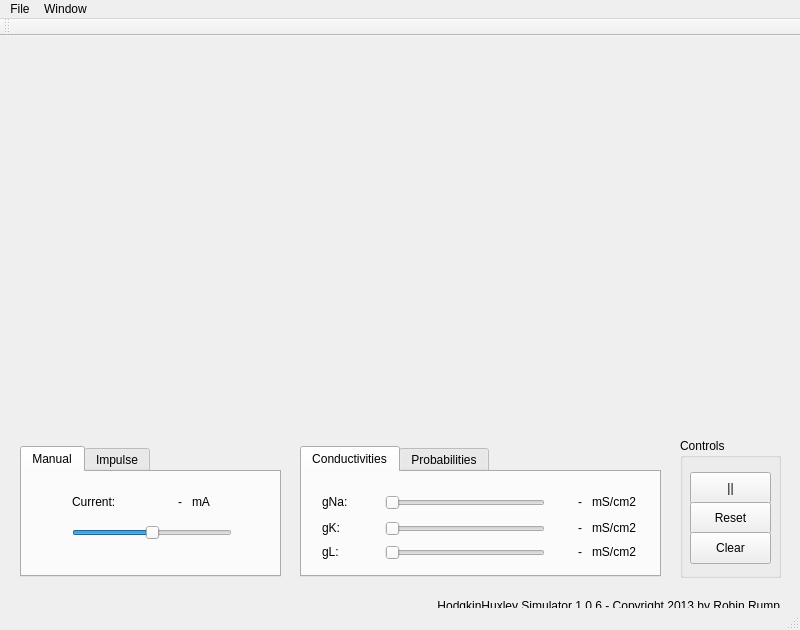
<?xml version="1.0" encoding="UTF-8"?>
<ui version="4.0">
 <class>MainWindow</class>
 <widget class="QMainWindow" name="MainWindow">
  <property name="geometry">
   <rect>
    <x>0</x>
    <y>0</y>
    <width>800</width>
    <height>630</height>
   </rect>
  </property>
  <property name="windowTitle">
   <string>MainWindow</string>
  </property>
  <widget class="QWidget" name="centralWidget">
   <widget class="QCustomPlot" name="plot" native="true">
    <property name="geometry">
     <rect>
      <x>20</x>
      <y>20</y>
      <width>760</width>
      <height>371</height>
     </rect>
    </property>
   </widget>
   <widget class="QTabWidget" name="tabCurrent">
    <property name="geometry">
     <rect>
      <x>20</x>
      <y>410</y>
      <width>261</width>
      <height>131</height>
     </rect>
    </property>
    <property name="currentIndex">
     <number>0</number>
    </property>
    <widget class="QWidget" name="tabManual">
     <attribute name="title">
      <string>Manual</string>
     </attribute>
     <widget class="QSlider" name="currentSlider">
      <property name="geometry">
       <rect>
        <x>50</x>
        <y>50</y>
        <width>160</width>
        <height>22</height>
       </rect>
      </property>
      <property name="minimum">
       <number>-50</number>
      </property>
      <property name="maximum">
       <number>50</number>
      </property>
      <property name="orientation">
       <enum>Qt::Horizontal</enum>
      </property>
     </widget>
     <widget class="QLabel" name="currentLabel">
      <property name="geometry">
       <rect>
        <x>50</x>
        <y>20</y>
        <width>60</width>
        <height>20</height>
       </rect>
      </property>
      <property name="text">
       <string>Current:</string>
      </property>
     </widget>
     <widget class="QLabel" name="currentValue">
      <property name="geometry">
       <rect>
        <x>130</x>
        <y>20</y>
        <width>30</width>
        <height>20</height>
       </rect>
      </property>
      <property name="layoutDirection">
       <enum>Qt::LeftToRight</enum>
      </property>
      <property name="text">
       <string>-</string>
      </property>
      <property name="alignment">
       <set>Qt::AlignRight|Qt::AlignTrailing|Qt::AlignVCenter</set>
      </property>
     </widget>
     <widget class="QLabel" name="currentUnit">
      <property name="geometry">
       <rect>
        <x>170</x>
        <y>20</y>
        <width>30</width>
        <height>20</height>
       </rect>
      </property>
      <property name="text">
       <string>mA</string>
      </property>
     </widget>
    </widget>
    <widget class="QWidget" name="tabImpulse">
     <attribute name="title">
      <string>Impulse</string>
     </attribute>
     <widget class="QPushButton" name="impulseButton">
      <property name="geometry">
       <rect>
        <x>168</x>
        <y>30</y>
        <width>71</width>
        <height>32</height>
       </rect>
      </property>
      <property name="text">
       <string>Inject</string>
      </property>
     </widget>
     <widget class="QSpinBox" name="impulseMagnitude">
      <property name="geometry">
       <rect>
        <x>98</x>
        <y>20</y>
        <width>57</width>
        <height>24</height>
       </rect>
      </property>
      <property name="minimum">
       <number>-50</number>
      </property>
      <property name="maximum">
       <number>50</number>
      </property>
     </widget>
     <widget class="QSpinBox" name="impulseDuration">
      <property name="geometry">
       <rect>
        <x>98</x>
        <y>50</y>
        <width>57</width>
        <height>24</height>
       </rect>
      </property>
      <property name="maximum">
       <number>100</number>
      </property>
     </widget>
     <widget class="QLabel" name="impulseMagnitudeLabel">
      <property name="geometry">
       <rect>
        <x>18</x>
        <y>23</y>
        <width>71</width>
        <height>20</height>
       </rect>
      </property>
      <property name="text">
       <string>Magnitude:</string>
      </property>
     </widget>
     <widget class="QLabel" name="impulseDurationLabel">
      <property name="geometry">
       <rect>
        <x>18</x>
        <y>52</y>
        <width>71</width>
        <height>20</height>
       </rect>
      </property>
      <property name="text">
       <string>Duration:</string>
      </property>
     </widget>
    </widget>
   </widget>
   <widget class="QTabWidget" name="tabSettings">
    <property name="geometry">
     <rect>
      <x>300</x>
      <y>410</y>
      <width>361</width>
      <height>131</height>
     </rect>
    </property>
    <property name="currentIndex">
     <number>0</number>
    </property>
    <widget class="QWidget" name="tabConductivities">
     <attribute name="title">
      <string>Conductivities</string>
     </attribute>
     <widget class="QLabel" name="gNaValue">
      <property name="geometry">
       <rect>
        <x>250</x>
        <y>20</y>
        <width>30</width>
        <height>20</height>
       </rect>
      </property>
      <property name="layoutDirection">
       <enum>Qt::LeftToRight</enum>
      </property>
      <property name="text">
       <string>-</string>
      </property>
      <property name="alignment">
       <set>Qt::AlignRight|Qt::AlignTrailing|Qt::AlignVCenter</set>
      </property>
     </widget>
     <widget class="QLabel" name="gNaLabel">
      <property name="geometry">
       <rect>
        <x>20</x>
        <y>20</y>
        <width>60</width>
        <height>20</height>
       </rect>
      </property>
      <property name="text">
       <string>gNa:</string>
      </property>
     </widget>
     <widget class="QSlider" name="gNaSlider">
      <property name="geometry">
       <rect>
        <x>83</x>
        <y>20</y>
        <width>160</width>
        <height>22</height>
       </rect>
      </property>
      <property name="minimum">
       <number>0</number>
      </property>
      <property name="maximum">
       <number>200</number>
      </property>
      <property name="orientation">
       <enum>Qt::Horizontal</enum>
      </property>
     </widget>
     <widget class="QLabel" name="gNaUnit">
      <property name="geometry">
       <rect>
        <x>290</x>
        <y>20</y>
        <width>61</width>
        <height>20</height>
       </rect>
      </property>
      <property name="text">
       <string>mS/cm2</string>
      </property>
     </widget>
     <widget class="QLabel" name="gKLabel">
      <property name="geometry">
       <rect>
        <x>20</x>
        <y>46</y>
        <width>60</width>
        <height>20</height>
       </rect>
      </property>
      <property name="text">
       <string>gK:</string>
      </property>
     </widget>
     <widget class="QLabel" name="gKValue">
      <property name="geometry">
       <rect>
        <x>250</x>
        <y>46</y>
        <width>30</width>
        <height>20</height>
       </rect>
      </property>
      <property name="layoutDirection">
       <enum>Qt::LeftToRight</enum>
      </property>
      <property name="text">
       <string>-</string>
      </property>
      <property name="alignment">
       <set>Qt::AlignRight|Qt::AlignTrailing|Qt::AlignVCenter</set>
      </property>
     </widget>
     <widget class="QSlider" name="gKSlider">
      <property name="geometry">
       <rect>
        <x>83</x>
        <y>46</y>
        <width>160</width>
        <height>22</height>
       </rect>
      </property>
      <property name="minimum">
       <number>0</number>
      </property>
      <property name="maximum">
       <number>100</number>
      </property>
      <property name="orientation">
       <enum>Qt::Horizontal</enum>
      </property>
     </widget>
     <widget class="QLabel" name="gKUnit">
      <property name="geometry">
       <rect>
        <x>290</x>
        <y>46</y>
        <width>61</width>
        <height>20</height>
       </rect>
      </property>
      <property name="text">
       <string>mS/cm2</string>
      </property>
     </widget>
     <widget class="QSlider" name="gLSlider">
      <property name="geometry">
       <rect>
        <x>83</x>
        <y>70</y>
        <width>160</width>
        <height>22</height>
       </rect>
      </property>
      <property name="minimum">
       <number>0</number>
      </property>
      <property name="maximum">
       <number>10</number>
      </property>
      <property name="orientation">
       <enum>Qt::Horizontal</enum>
      </property>
     </widget>
     <widget class="QLabel" name="gLUnit">
      <property name="geometry">
       <rect>
        <x>290</x>
        <y>70</y>
        <width>61</width>
        <height>20</height>
       </rect>
      </property>
      <property name="text">
       <string>mS/cm2</string>
      </property>
     </widget>
     <widget class="QLabel" name="gLLabel">
      <property name="geometry">
       <rect>
        <x>20</x>
        <y>70</y>
        <width>60</width>
        <height>20</height>
       </rect>
      </property>
      <property name="text">
       <string>gL:</string>
      </property>
     </widget>
     <widget class="QLabel" name="gLValue">
      <property name="geometry">
       <rect>
        <x>250</x>
        <y>70</y>
        <width>30</width>
        <height>20</height>
       </rect>
      </property>
      <property name="layoutDirection">
       <enum>Qt::LeftToRight</enum>
      </property>
      <property name="text">
       <string>-</string>
      </property>
      <property name="alignment">
       <set>Qt::AlignRight|Qt::AlignTrailing|Qt::AlignVCenter</set>
      </property>
     </widget>
    </widget>
    <widget class="QWidget" name="tabProbabilities">
     <attribute name="title">
      <string>Probabilities</string>
     </attribute>
     <widget class="QCheckBox" name="checkN">
      <property name="geometry">
       <rect>
        <x>30</x>
        <y>20</y>
        <width>87</width>
        <height>20</height>
       </rect>
      </property>
      <property name="text">
       <string> n  gate</string>
      </property>
     </widget>
     <widget class="QCheckBox" name="checkM">
      <property name="geometry">
       <rect>
        <x>30</x>
        <y>40</y>
        <width>87</width>
        <height>20</height>
       </rect>
      </property>
      <property name="text">
       <string> m gate</string>
      </property>
     </widget>
     <widget class="QCheckBox" name="checkH">
      <property name="geometry">
       <rect>
        <x>30</x>
        <y>60</y>
        <width>87</width>
        <height>20</height>
       </rect>
      </property>
      <property name="text">
       <string> h  gate</string>
      </property>
     </widget>
    </widget>
   </widget>
   <widget class="QLabel" name="copyright">
    <property name="geometry">
     <rect>
      <x>349</x>
      <y>560</y>
      <width>431</width>
      <height>20</height>
     </rect>
    </property>
    <property name="text">
     <string>HodgkinHuxley Simulator 1.0.6 - Copyright 2013 by Robin Rump</string>
    </property>
    <property name="alignment">
     <set>Qt::AlignRight|Qt::AlignTrailing|Qt::AlignVCenter</set>
    </property>
   </widget>
   <widget class="QGroupBox" name="controlBox">
    <property name="geometry">
     <rect>
      <x>680</x>
      <y>402</y>
      <width>101</width>
      <height>140</height>
     </rect>
    </property>
    <property name="title">
     <string>Controls</string>
    </property>
    <widget class="QPushButton" name="pause">
     <property name="geometry">
      <rect>
       <x>10</x>
       <y>34</y>
       <width>81</width>
       <height>32</height>
      </rect>
     </property>
     <property name="text">
      <string>||</string>
     </property>
    </widget>
    <widget class="QPushButton" name="reset">
     <property name="geometry">
      <rect>
       <x>10</x>
       <y>64</y>
       <width>81</width>
       <height>32</height>
      </rect>
     </property>
     <property name="text">
      <string>Reset</string>
     </property>
    </widget>
    <widget class="QPushButton" name="clear">
     <property name="geometry">
      <rect>
       <x>10</x>
       <y>94</y>
       <width>81</width>
       <height>32</height>
      </rect>
     </property>
     <property name="text">
      <string>Clear</string>
     </property>
    </widget>
   </widget>
  </widget>
  <widget class="QMenuBar" name="menuBar">
   <property name="geometry">
    <rect>
     <x>0</x>
     <y>0</y>
     <width>800</width>
     <height>22</height>
    </rect>
   </property>
   <widget class="QMenu" name="menuFile">
    <property name="title">
     <string>File</string>
    </property>
    <widget class="QMenu" name="menuExport">
     <property name="title">
      <string>Export to...</string>
     </property>
     <addaction name="actionJson"/>
     <addaction name="actionXml"/>
     <addaction name="separator"/>
     <addaction name="actionPng"/>
     <addaction name="actionJpg"/>
     <addaction name="actionPdf"/>
    </widget>
    <addaction name="actionAbout"/>
    <addaction name="actionSettings"/>
    <addaction name="separator"/>
    <addaction name="menuExport"/>
   </widget>
   <widget class="QMenu" name="menuWindow">
    <property name="title">
     <string>Window</string>
    </property>
    <addaction name="actionWelcome"/>
    <addaction name="separator"/>
    <addaction name="actionReset"/>
    <addaction name="actionClear"/>
   </widget>
   <addaction name="menuFile"/>
   <addaction name="menuWindow"/>
  </widget>
  <widget class="QToolBar" name="mainToolBar">
   <attribute name="toolBarArea">
    <enum>TopToolBarArea</enum>
   </attribute>
   <attribute name="toolBarBreak">
    <bool>false</bool>
   </attribute>
  </widget>
  <widget class="QStatusBar" name="statusBar"/>
  <action name="actionAbout">
   <property name="text">
    <string>About</string>
   </property>
   <property name="menuRole">
    <enum>QAction::AboutRole</enum>
   </property>
  </action>
  <action name="actionSettings">
   <property name="text">
    <string>Preferences</string>
   </property>
   <property name="menuRole">
    <enum>QAction::PreferencesRole</enum>
   </property>
  </action>
  <action name="actionJson">
   <property name="text">
    <string>Json</string>
   </property>
   <property name="shortcut">
    <string>Ctrl+J</string>
   </property>
  </action>
  <action name="actionWelcome">
   <property name="text">
    <string>Show welcoming page</string>
   </property>
  </action>
  <action name="actionXml">
   <property name="text">
    <string>Xml</string>
   </property>
   <property name="shortcut">
    <string>Ctrl+X</string>
   </property>
  </action>
  <action name="actionReset">
   <property name="text">
    <string>Reset</string>
   </property>
   <property name="shortcut">
    <string>Ctrl+R</string>
   </property>
  </action>
  <action name="actionClear">
   <property name="text">
    <string>Clear</string>
   </property>
   <property name="shortcut">
    <string>Ctrl+C</string>
   </property>
  </action>
  <action name="actionPng">
   <property name="text">
    <string>Png</string>
   </property>
   <property name="shortcut">
    <string>Ctrl+P</string>
   </property>
  </action>
  <action name="actionJpg">
   <property name="text">
    <string>Jpg</string>
   </property>
   <property name="shortcut">
    <string>Ctrl+G</string>
   </property>
  </action>
  <action name="actionPdf">
   <property name="text">
    <string>Pdf</string>
   </property>
   <property name="shortcut">
    <string>Ctrl+A</string>
   </property>
  </action>
 </widget>
 <layoutdefault spacing="6" margin="11"/>
 <customwidgets>
  <customwidget>
   <class>QCustomPlot</class>
   <extends>QWidget</extends>
   <header>qcustomplot.h</header>
   <container>1</container>
  </customwidget>
 </customwidgets>
 <resources/>
 <connections/>
</ui>
